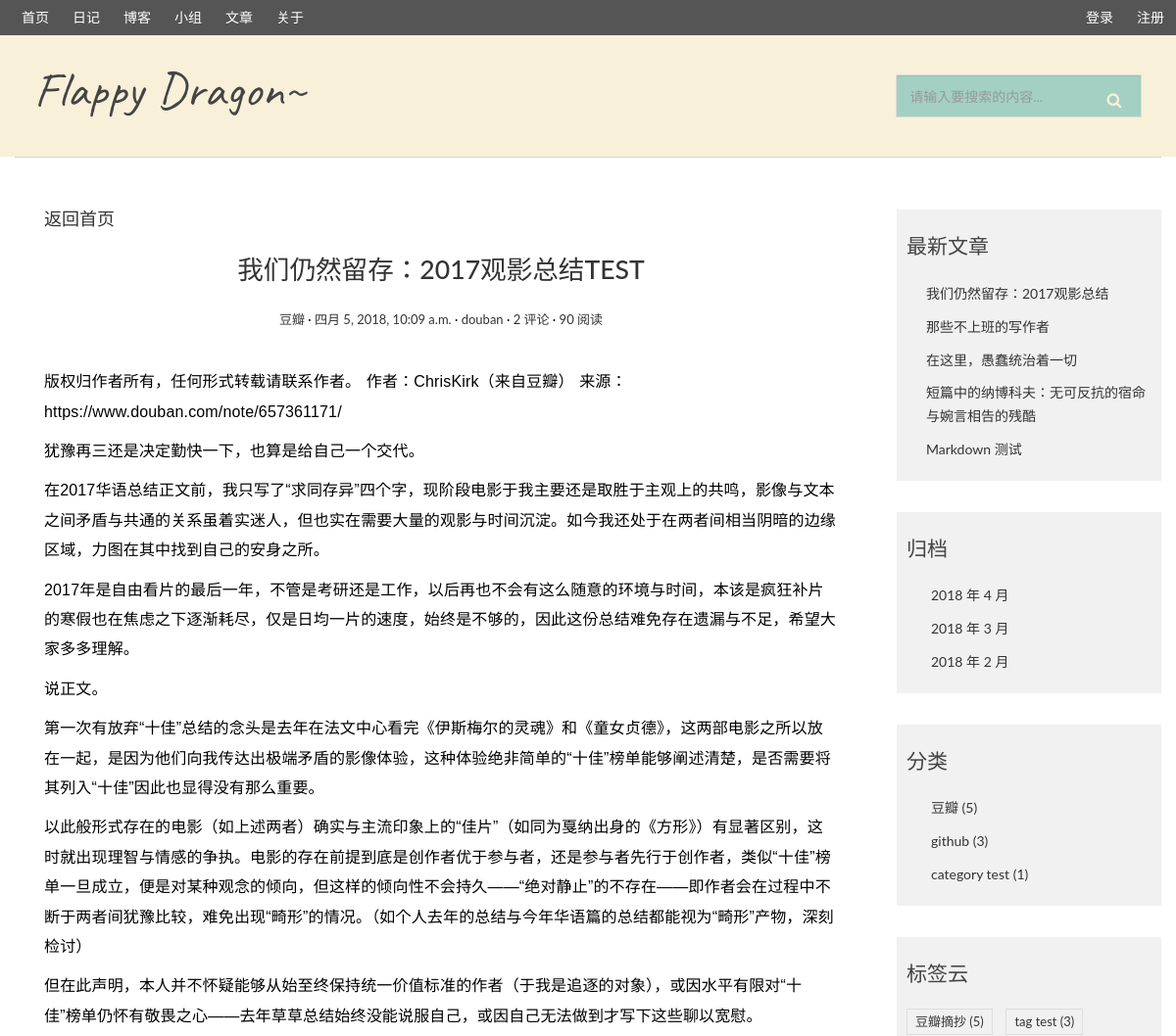
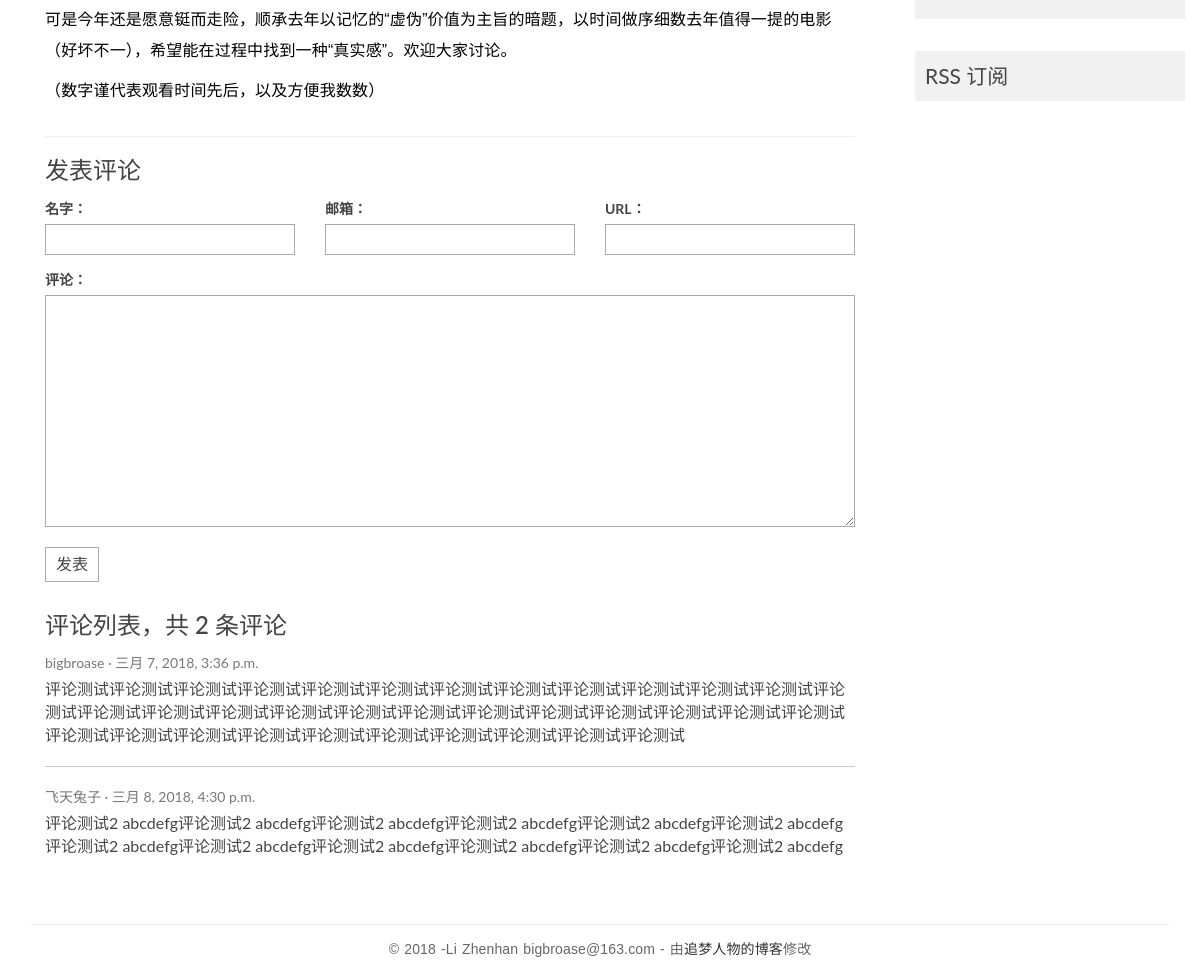
/article/6/, run on the app's committed database (2 pictures, top to bottom).
### blog/models.py (models this page shows, shortened)
class Post(models.Model):
    title = models.CharField(max_length=70)
    body = models.TextField()
    created_time = models.DateTimeField()
    modified_time = models.DateTimeField()
    excerpt = models.CharField(max_length=200, blank=True)
    category = models.ForeignKey(Category)
    tags = models.ManyToManyField(Tag, blank=True)
    author = models.ForeignKey(User)
    views = models.PositiveIntegerField(default=0)
    def get_absolute_url(self):
        return reverse('blog:detail', kwargs={'pk':self.pk})
    def increase_views(self):
        self.views += 1
        self.save(update_fields=['views'])
    class Meta:
        ordering = ['-created_time']

class Category(models.Model):
    name = models.CharField(max_length=100)

class Tag(models.Model):
    name = models.CharField(max_length=100)

### comments/models.py (models this page shows, shortened)
class Comment(models.Model):
    name = models.CharField(max_length=100)
    email = models.EmailField(max_length=255)
    url = models.URLField(blank=True)
    text = models.TextField()
    created_time = models.DateTimeField(auto_now_add=True)
    post = models.ForeignKey('blog.Post')
    review = models.PositiveIntegerField(default=0)

### blog/views.py (the view)
# urls.py: url(r'^article/(?P<pk>[0-9]+)/$',views.PostDetailView.as_view(), name='detail'),
class PostDetailView(DetailView):
    model = Post
    template_name = 'blog/detail.html'
    context_object_name = 'post'
    def get(self, request, *args, **kwargs):
        response = super(PostDetailView,self).get(request, *args, **kwargs)
        self.object.increase_views()
        return response
    def get_object(self, queryset=None):
        post = super(PostDetailView, self).get_object(queryset=None)
        post.body = markdown.markdown(post.body,
                                      extensions=[
                                          'markdown.extensions.extra',
                                          'markdown.extensions.codehilite',
                                          'markdown.extensions.toc',
                                      ])
        return post
    def get_context_data(self, **kwargs):
        context = super(PostDetailView, self).get_context_data(**kwargs)
        form = CommentForm()
        comment_list = self.object.comment_set.all()
        context.update({
            'form': form,
            'comment_list': comment_list
        })
        return context

### comments/forms.py
class CommentForm(forms.ModelForm):
    class Meta:
        model = Comment
        fields = ['name','email','url','text']

### blog/templatetags/blog_tags.py (called while the page is built)
@register.simple_tag
def get_recent_posts(num=5):
    return Post.objects.all().order_by('-created_time')[:num]

@register.simple_tag
def archives():
    return Post.objects.dates('created_time','month',order='DESC')

@register.simple_tag
def get_categores():
    return Category.objects.annotate(num_posts=Count('post')).filter(num_posts__gt=0).order_by('-num_posts')

@register.simple_tag
def get_tags():
    return Tag.objects.annotate(num_posts=Count('post')).filter(num_posts__gt=0).order_by('-num_posts')

### templates/blog/detail.html (shortened to what this page needs)
{% extends 'base.html' %}
{% block main %}
    <article class="post post-{{ post.pk }}">
        <header class="entry-header">
            <h4 class="backtomain"><a href="/">返回首页</a></h4>
            <h1 class="entry-title">
                <a href="{{ post.get_absolute_url }}">{{ post.title }}TEST</a>
            </h1>
            <div class="entry-meta">
                <span class="post-category"><a href="#">{{ post.category.name }}</a></span>
                <span class="post-date"><a href="#"><time class="entry-date"
                                                          datetime="{{ post.created_time }}">{{ post.created_time }}</time></a></span>
                <span class="post-author"><a href="#">{{ post.author }}</a></span>
                <span class="comments-link"><a href="#">{{ post.comment_set.count }} 评论</a></span>
                <span class="views-count"><a href="#">{{ post.views }} 阅读</a></span>
            </div>
        </header>
        <div class="entry-content clearfix content-mobile">
            <p>{{ post.body|safe }}</p>
        </div>
    </article>
    <section class="comment-area" id="comment-area">
        <hr>
        <h3>发表评论</h3>
        <form action="{% url 'comments:post_comment' post.pk %}" method="post" class="comment-form">
            <div class="row">
                <div class="col-md-4">
                    <label for="{{ form.name.id_for_label }}">名字：</label>
                    {{ form.name }}
                </div>
                <div class="col-md-4">
                    <label for="{{ form.email.id_for_label }}">邮箱：</label>
                    {{ form.email }}
                </div>
                <div class="col-md-4">
                    <label for="{{ form.url.id_for_label }}">URL：</label>
                    {{ form.url }}
                </div>
                <div class="col-md-12">
                    <label for="{{ form.text.id_for_label }}">评论：</label>
                    {{ form.text }}
                    <button type="submit" class="comment-btn">发表</button>
                </div>
            </div>
        </form>
        <div class="comment-list-panel">
            <h3>评论列表，共 <span>{{ post.comment_set.count }}</span> 条评论</h3>
            <ul class="comment-list list-unstyled">
                {% for comment in comment_list %}
                    <li class="comment-item">
                        <span class="nickname">{{ comment.name }}</span>
                        <time class="submit-date"
                              datetime="{{ comment.created_time }}">{{ comment.created_time }}</time>
                        <div class="text">
                            {{ comment.text }}
                        </div>
                    </li>
                {% empty %}
                    暂无评论
                {% endfor %}
            </ul>
        </div>
    </section>
    {% endblock main %}

### templates/base.html (shortened to what this page needs)
{% load staticfiles %}
{% load blog_tags %}
<!DOCTYPE html>
<html>
<head>
  <link rel="stylesheet" href="http://code.ionicframework.com/ionicons/2.0.1/css/ionicons.min.css">
  <link rel="stylesheet" href="https://cdn.bootcss.com/bootstrap/3.3.7/css/bootstrap.min.css">
  <link rel="stylesheet" href="{% static 'blog/css/pace.css' %}">
  <link rel="stylesheet" href="{% static 'blog/css/custom.css' %}">
  <link href="http://cdn.bootcss.com/font-awesome/4.7.0/css/font-awesome.min.css" rel="stylesheet">
</head>
<body>
  <ul class="navfirst-ul">
    <li class="navfirst-li"><a class="nfa" href="/">首页</a></li>
    <li class="navfirst-li"><a class="nfa" href="">日记</a></li>
    <li class="navfirst-li"><a class="nfa" href="http://dabaitudiu.github.io">博客</a></li>
    <li class="navfirst-li"><a class="nfa" href="">小组</a></li>
    <li class="navfirst-li"><a class="nfa" href="">文章</a></li>
    <li class="navfirst-li"><a class="nfa" href="http://github.com/dabaitudiu">关于</a></li>
    <li class="navfirst-li" style="float:right"><a class="nfa" href="">注册</a></li>
    <li class="navfirst-li" style="float:right"><a class="nfa" href="">登录</a></li>
  </ul>
  <div class="container-fluid">
    <div class="row gg mobilerow">
      <div class="col-md-6 col-sm-6 col-xs-6">
        <div class="logo-box">
          <p class="logo-font">Flappy Dragon~</p>
        </div>
      </div>
      <div class="col-md-3 col-sm-3 col-xs-6" style="float:right">
        <div class="search bar3">
          <form class="bar3-form" role="search" method="get" id="searchform" action="{% url 'haystack_search' %}">
            <input class="bar3-input form-control" name="q" type="text" placeholder="请输入要搜索的内容..." required>
            <button class="bar3-button" type="submit"></button>
          </form>
        </div>
      </div>
    </div>
    <div class="mybar"></div>
  </div>
  <div class="content-body">
    <div class="container-fluid">
      <div class="row gg-2">
        <main class="col-md-9">
          {% block main %}
          {% endblock main %}
        </main>
        <aside class="col-md-3">
          <div class="widget widget-recent-posts gg-4">
            <h3 class="widget-title">最新文章</h3>
            {% get_recent_posts as recent_post_list %}
            <ul>
              {% for post in recent_post_list %}
              <li>
                <a href="{{ post.get_absolute_url }}">{{ post.title }}</a>
              </li>
              {% empty %}
              暂无文章╮(╯_╰)╭
              {% endfor %}
            </ul>
          </div>
          <div class="widget widget-archives gg-4">
            <h3 class="widget-title">归档</h3>
            {% archives as date_list %}
            <ul>
              {% for date in date_list %}
              <li>
                <a href="{% url 'blog:archives' date.year date.month %}">{{ date.year }} 年 {{ date.month }} 月</a>
              </li>
              {% empty %}
              暂无归档！
              {% endfor %}
            </ul>
          </div>
          <div class="widget widget-category gg-4">
            <h3 class="widget-title">分类</h3>
            {% get_categores as category_list %}
            <ul>
              {% for category in category_list %}
              <li>
                <a href="{% url 'blog:category' category.pk %}">{{ category.name }}
                  <span class="post-count">({{ category.num_posts }})</span></a>
                </li>
                {% empty %}
                暂无分类！
                {% endfor %}
              </ul>
            </div>
            <div class="widget widget-tag-cloud gg-4">
              <h3 class="widget-title">标签云</h3>
              {% get_tags as tag_list %}
              <ul>
                {% for tag in tag_list %}
                <li>
                  <a href="{% url 'blog:tag' tag.pk %}">{{ tag.name }}
                    <span class="post-count">({{ tag.num_posts }})</span></a>
                  </li>
                  {% empty %}
                  暂无分类！
                  {% endfor %}
                </ul>
              </div>
              <div class="rss gg-4">
                <a href=""> RSS 订阅</a>
              </div>
            </aside>
          </div>
        </div>
      </div>
      <footer id="site-footer">
        <div class="container">
          <div class="row">
            <div class="col-md-12">
              <p class="copyright">&copy 2018 -Li Zhenhan bigbroase@163.com
                - 由<a href="http://zmrenwu.com/" title="网页模板" target="_blank">追梦人物的博客</a>修改
              </p>
            </div>
          </div>
        </div>
      </footer>
    </body>
    </html>

### data on the page
Post: title "我们仍然留存：2017观影总结", category.name "豆瓣", created_time "四月 5, 2018, 10:09 a.m.", author "douban", comment_set.count "2", views "90", body "版权归作者所有，任何形式转载请联系作者。 作者：ChrisKirk（来自豆瓣） 来源：https://www.douban.com/note/657361171/ 犹豫再三还是决定勤快一下，也算是给自己一个交代。 在2017华语总结正文前，我只写了“求同存异”四个字，现阶段电影于我主要还是取胜于主观上的共鸣，影像与文本之间矛盾与共通的关系虽着实迷人，但也实在需要大量的观影与时间沉淀。如今我还处于在两者间相当阴暗的边缘区域，力图在其中找到自己的安身之所。 2017年是自由看片的最后一年，不管是考研还是工作，以后再也不会有这么随意的环境与时间，本该是疯狂补片的寒假也在焦虑之下逐渐耗尽，仅是日均一片的速度，始终是不够的，因此这份总结难免存在遗漏与不足，希望大家多多理解。 说正文。 第一次有放弃“十佳”总结的念头是去年在法文中心看完《伊斯梅尔的灵魂》和《童女贞德》，这两部电影之所以放在一起，是因为他们向我传达出极端矛盾的影像体验，这种体验绝非简单的“十佳”榜单能够阐述清楚，是否需要将其列入“十佳”因此也显得没有那么重要。 以此般形式存在的电影（如上述两者）确实与主流印象上的“佳片”（如同为戛纳出身的《方形》）有显著区别，这时就出现理智与情感的争执。电影的存在前提到底是创作者优于参与者，还是参与者先行于创作者，类似“十佳”榜单一旦成立，便是对某种观念的倾向，但这样的倾向性不会持久——“绝对静止”的不存在——即作者会在过程中不断于两者间犹豫比较，难免出现“畸形”的情况。（如个人去年的总结与今年华语篇的总结都能视为“畸形”产物，深刻检讨）…"
Comment: name "bigbroase", created_time "三月 7, 2018, 3:36 p.m.", text "评论测试评论测试评论测试评论测试评论测试评论测试评论测试评论测试评论测试评论测试评论测试评论测试评论测试评论测试评论测试评论测试评论测试评论测试评论测试评论测试评论测试评论测试评论测试评论测试评论测试评论测试评论测试评论测试评论测试评论测试评论测试评论测试评论测试评论测试评论测试"
Comment: name "飞天兔子", created_time "三月 8, 2018, 4:30 p.m.", text "评论测试2 abcdefg评论测试2 abcdefg评论测试2 abcdefg评论测试2 abcdefg评论测试2 abcdefg评论测试2 abcdefg评论测试2 abcdefg评论测试2 abcdefg评论测试2 abcdefg评论测试2 abcdefg评论测试2 abcdefg评论测试2 abcdefg"
Post: title "那些不上班的写作者"
Post: title "在这里，愚蠢统治着一切"
Post: title "短篇中的纳博科夫：无可反抗的宿命与婉言相告的残酷"
Post: title "Markdown 测试"
Category: name "豆瓣", num_posts "5"
Category: name "github", num_posts "3"
Category: name "category test", num_posts "1"
Tag: name "豆瓣摘抄", num_posts "5"
Tag: name "tag test", num_posts "3"

### other printed values
{{ date.year }} "2018" "2018" "2018"
{{ date.month }} "4" "3" "2"
